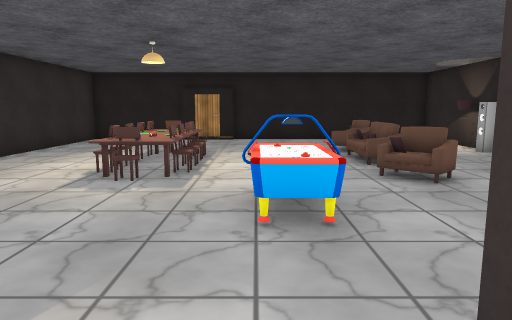
[1] (above)

16 first-person views from a walk through a 3-D level made in the Unity game engine. The camera is 1.5 m above the floor, tilts 8° down and sees 70° across. The floor is counted in squares, 1 m on a side. Each view is taken from the middle of a square. On the plan, view 1 faces up. The plan holds only what a view shows up to about 16 squares ahead; the rest is blank. The place goes on beyond the plan. The player character is not drawn. Some surface patterns are stand-ins.

[2]
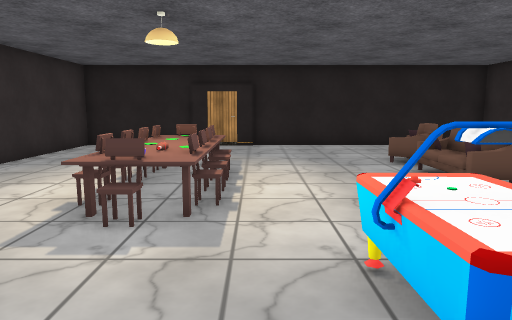

[3]
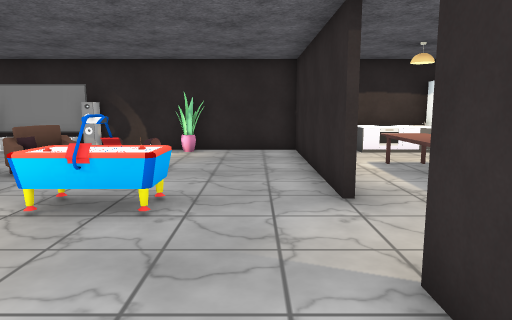

[4]
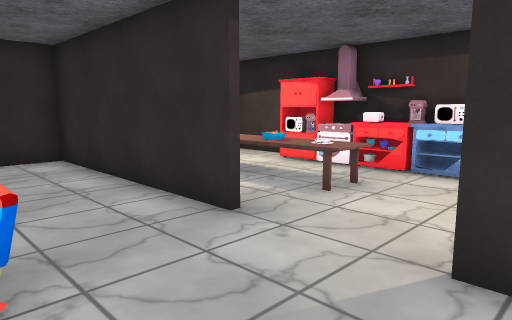

[5]
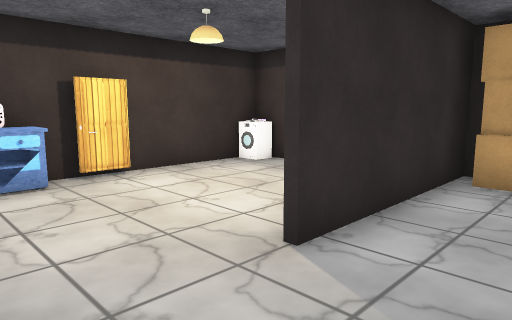

[6]
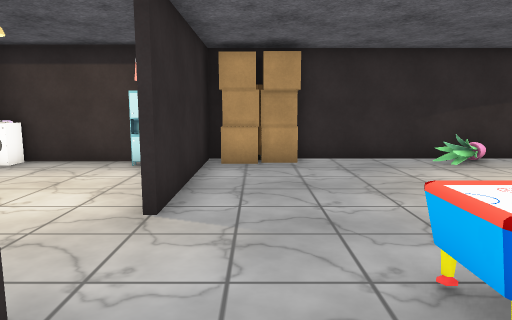

[7]
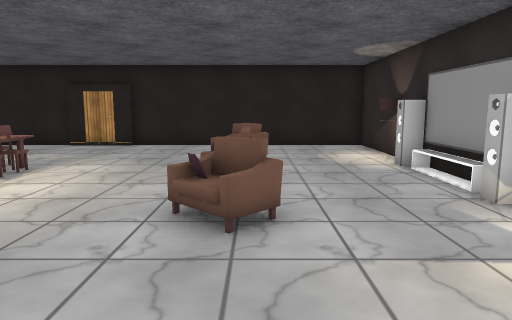

[8]
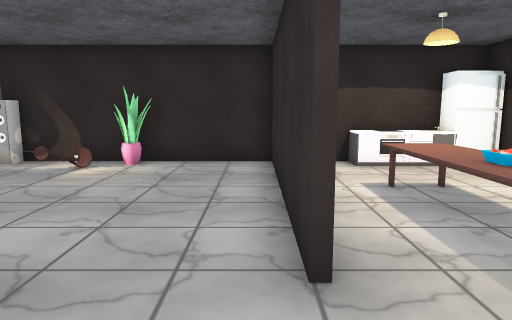

[9]
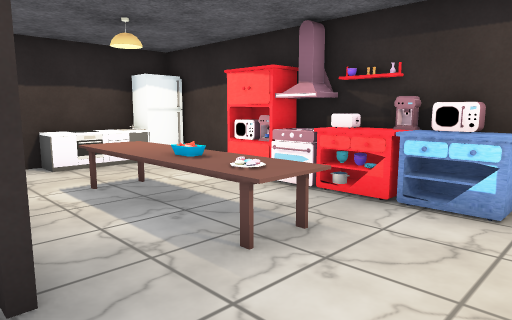

[10]
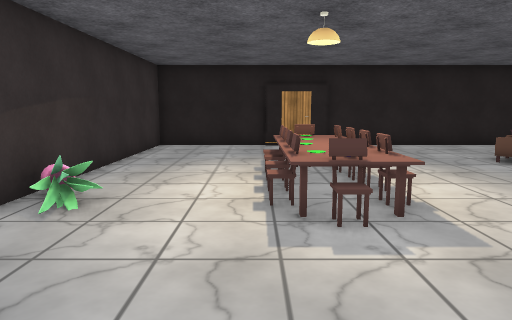

[11]
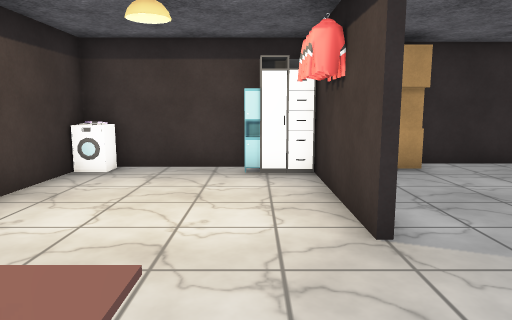

[12]
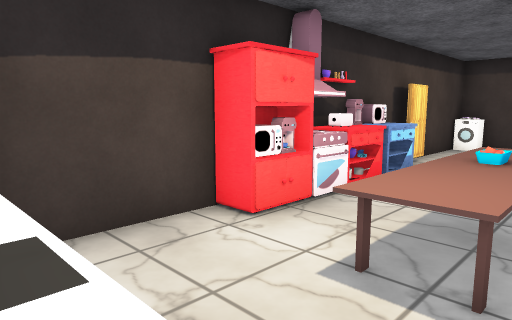

[13]
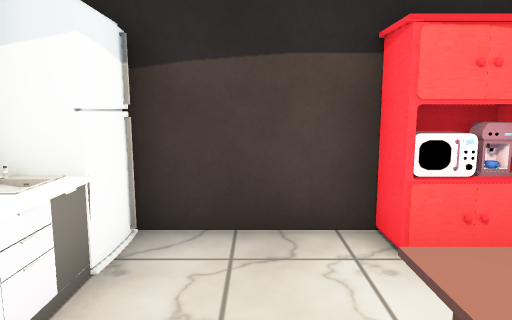

[14]
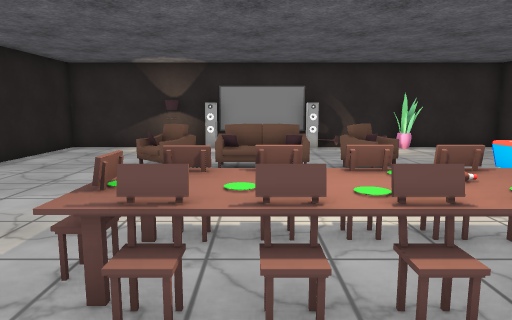

[15]
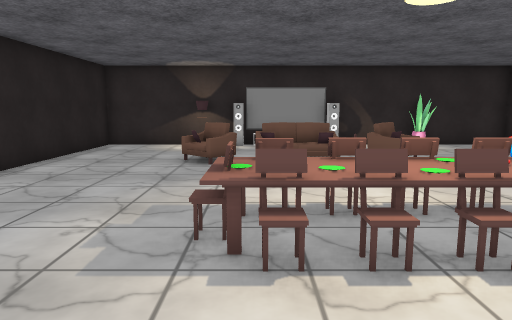

[16]
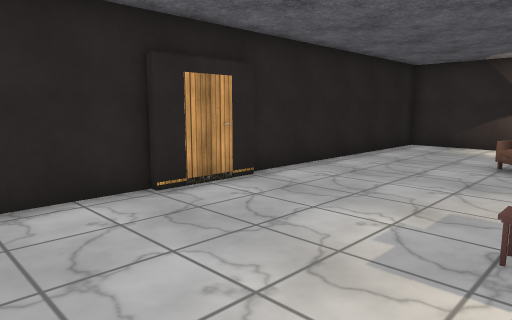

### Floor plan
Points are (right, up) in squares from view 1. A wall is a line through its corners. A room is listed if a view was taken in it or the views show most of it. See-through windows are left out.
Room 1 (views 1, 2, 3, 4, 5, 6, 7, 8, 9, 10, 11, 12, 13, 14, 15, 16)
walls: (0.9, 1.6) (8.4, 1.6) (8.4, 8.7) (7.8, 8.7) (7.8, 9); (-2, 1.4) (-6.5, 1.4); (8.4, 9) (8.4, 12.5); (-8, 2.1) (-8, 1.6) (-2, 1.6); (7.8, 12.5) (7.8, 13); (8.4, 12.9) (8.4, 18.2) (-1.1, 18.2); (-7.4, -0.2) (-7.4, -4.4) (7.6, -4.4); (-1, 18) (-3.6, 18); (-3, -4) (-1.7, -4); (-3.5, 18.2) (-8, 18.2) (-8, 4.2); (8.4, -3.2) (8.4, -0.2)
low walls: (8.4, 9.5) (7.9, 9.5)
objects: other object (-7, -4); other object (-7, -3); other object (-7, 0); other object (-7, 1); other object (-7, 2) to (-7, 4); other object (-7, 8); other object (-2, 8) to (-2, 11); other object (-2, 12); other object (-1, -4) to (0, -4); other object (0, 5) to (1, 6); other object (1, -4); other object (1, -2) to (5, -1); other object (2, -4); other object (3, -4) to (4, -4); other object (3, 13) to (4, 14); other object (4, 7) to (4, 8); other object (4, 10) to (4, 12); other object (8, -4) to (8, -3); other object (8, -2) to (8, -1); other object (8, 5) to (8, 6); other object (8, 14)

Where each view was taken, in squares from view 1:
view 1: 0 up, 0 right, facing up
view 2: 3 up, 1 left, facing up
view 3: 3 up, 5 left, facing right
view 4: 5 up, 3 left, facing down-right
view 5: 4 up, 1 right, facing down-left
view 6: 3 up, 3 right, facing left
view 7: 3 up, 4 right, facing up
view 8: 2 up, 2 left, facing right
view 9: 2 up, 2 left, facing down-right
view 10: 3 up, 4 left, facing up
view 11: 0 up, 2 right, facing left
view 12: 0 up, 8 right, facing down-left
view 13: 0 up, 6 right, facing down
view 14: 11 up, 6 left, facing right
view 15: 12 up, 7 left, facing right
view 16: 12 up, 7 left, facing up-right
